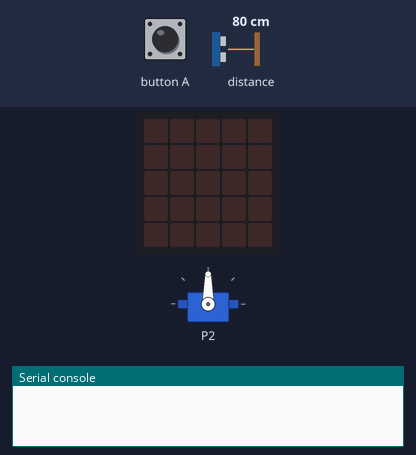
The program below on a simulated BBC micro:bit (MakeCode). Parts: servo, the board's 5×5 LED display, the last lines printed to the serial console. Inputs (shaded band) come from the test bench; at power-on: distance to the obstacle 80 cm.

Above: at 1.2 s.
1.3 s: button A pressed for 0.15 s
At 2.3 s:
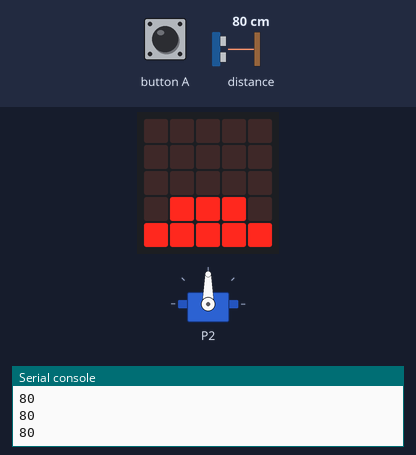
3.0 s: distance to the obstacle set to 2 cm
At 3.8 s:
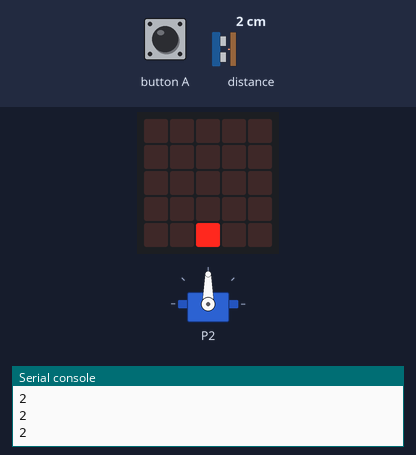
4.6 s: button A pressed for 0.15 s
At 5.2 s:
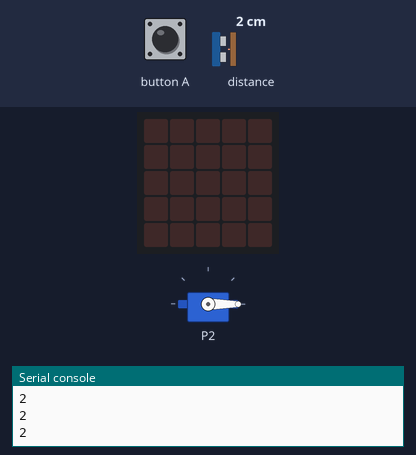
7.7 s: button A pressed for 0.15 s
At 9.4 s:
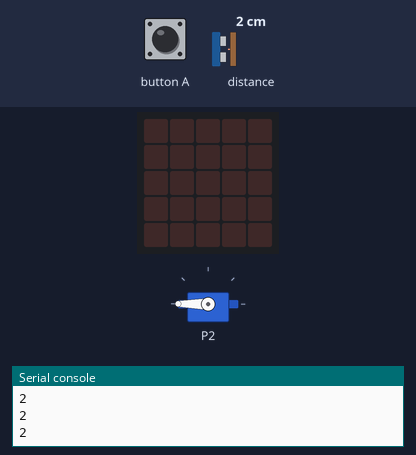
9.9 s: button A pressed for 0.15 s
12.9 s: button A pressed 2 times (0.12 s each, 0.3 s apart)
At 15.3 s:
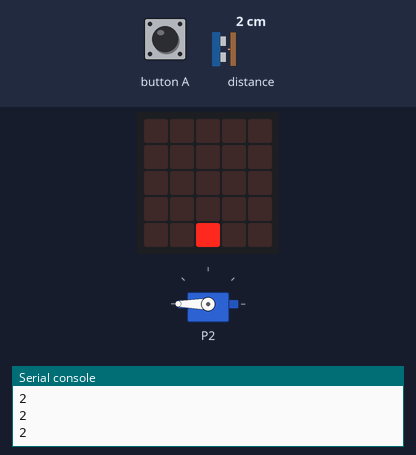
Timing chart, 0 to 16.5 s (numbered marks = the images above; inputs shaded):
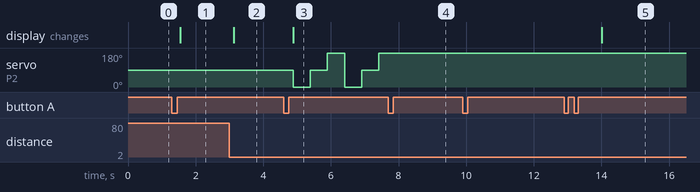

The program:

main.ts
```typescript
function サーボテスト () {
    pins.servoWritePin(AnalogPin.P2, 0)
    basic.pause(500)
    pins.servoWritePin(AnalogPin.P2, 90)
    basic.pause(500)
    pins.servoWritePin(AnalogPin.P2, 180)
    basic.pause(500)
}
function モーターＢテスト () {
    pins.analogWritePin(AnalogPin.P15, 500)
    pins.analogWritePin(AnalogPin.P16, 0)
    basic.pause(500)
    pins.analogWritePin(AnalogPin.P15, 0)
    pins.analogWritePin(AnalogPin.P16, 500)
    basic.pause(500)
    pins.analogWritePin(AnalogPin.P15, 0)
    pins.analogWritePin(AnalogPin.P16, 0)
    basic.pause(500)
}
function モーターＡテスト () {
    pins.analogWritePin(AnalogPin.P12, 500)
    pins.analogWritePin(AnalogPin.P13, 0)
    basic.pause(500)
    pins.analogWritePin(AnalogPin.P12, 0)
    pins.analogWritePin(AnalogPin.P13, 500)
    basic.pause(500)
    pins.analogWritePin(AnalogPin.P12, 0)
    pins.analogWritePin(AnalogPin.P13, 0)
    basic.pause(500)
}
input.onButtonPressed(Button.A, function () {
    番号 += 1
    if (番号 == 5) {
        番号 = 0
    }
})
function 超音波センサテスト () {
    距離 = 0
    while (距離 == 0) {
        距離 = sonar.ping(
        DigitalPin.P0,
        DigitalPin.P1,
        PingUnit.Centimeters
        )
    }
    led.plotBarGraph(
    距離,
    300
    )
    basic.pause(200)
}
let 距離 = 0
let 番号 = 0
pins.servoWritePin(AnalogPin.P2, 90)
番号 = 0
basic.forever(function () {
    if (番号 == 1) {
        超音波センサテスト()
    } else if (番号 == 2) {
        basic.clearScreen()
        サーボテスト()
    } else if (番号 == 3) {
        basic.clearScreen()
        モーターＡテスト()
    } else if (番号 == 4) {
        basic.clearScreen()
        モーターＢテスト()
    } else {
        basic.clearScreen()
        basic.pause(200)
    }
})
```

test.ts
```typescript
// テストはここに来ます。このパッケージが拡張機能として使用されるときにはコンパイルされません。
```

Measured:
- after the input at 1.3 s, the display: changes after 0.25 s (image 1)
- after the input at 3.0 s, the display: changes after 0.12 s (image 2)
- after the input at 4.6 s, servo on P2: 90° → 0° after 0.29 s, → 90° 0.50 s later, → 180° 0.50 s later, → 0° 0.52 s later, … (6 changes in this stretch); the display: changes after 0.29 s (image 3)
- after the input at 7.7 s, servo on P2: stays 180° (without the input it goes to 0° after 0.23 s)
- after the input at 12.9 s, the display: changes after 1.1 s (image 5)
